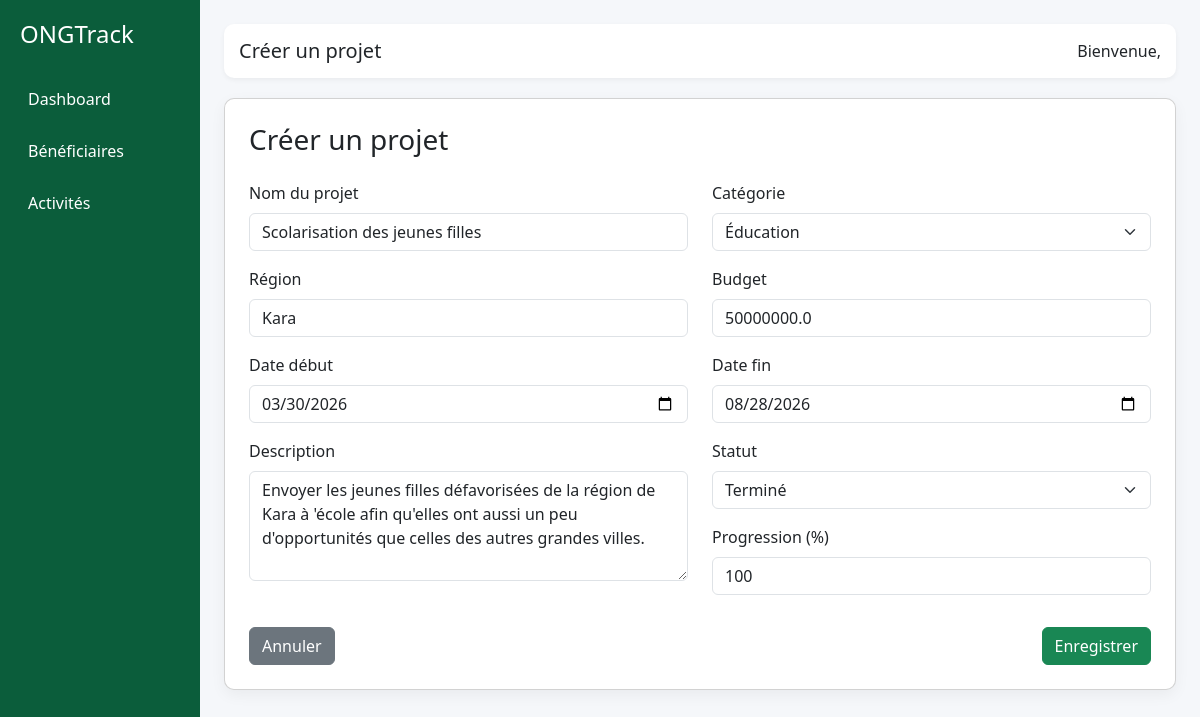
Screenshot of /projects/update/1/ with the database file from the repository.
### projects/models.py (models this page shows, shortened)
class Project(models.Model):
    STATUS_CHOICES = [
        ('actif', 'Actif'),
        ('en_cours', 'En cours'),
        ('termine', 'Terminé'),
    ]
    CATEGORY_CHOICES = [
        ('education', 'Éducation'),
        ('sante', 'Santé'),
        ('eau', 'Eau & Assainissement'),
        ('nutrition', 'Nutrition'),
    ]
    name = models.CharField(max_length=200)
    description = models.TextField(default="Description du projet")
    region = models.CharField(max_length=100, default="Lomé")
    category = models.CharField(max_length=50, choices=CATEGORY_CHOICES, default='education')
    start_date = models.DateField(default="2024-01-01")
    end_date = models.DateField(default="2024-12-31")
    budget = models.FloatField(default=0)
    progress = models.IntegerField(default=0)
    status = models.CharField(max_length=20, choices=STATUS_CHOICES, default='en_cours')
    assigned_agents = models.ManyToManyField(User, blank=True, related_name='assigned_projects')
    created_at = models.DateTimeField(auto_now_add=True)
    updated_at = models.DateTimeField(auto_now=True)

### projects/views.py (the view)
# urls.py: path('update/<int:id>/', update_project, name='update_project'),
def update_project(request, id):
    project = get_object_or_404(Project, id=id)
    if request.method == 'POST':
        form = ProjectForm(request.POST, instance=project)
        if form.is_valid():
            form.save()
            return redirect('project_list')
    else:
        form = ProjectForm(instance=project)
    return render(request, 'projects/project_form.html', {'form': form})

### projects/forms.py
class ProjectForm(forms.ModelForm):
    class Meta:
        model = Project
        fields = [
            'name',
            'description',
            'category',
            'region',
            'start_date',
            'end_date',
            'budget',
            'status',
            'progress'
        ]
        widgets = {
            'name': forms.TextInput(attrs={'class': 'form-control'}),
            'region': forms.TextInput(attrs={'class': 'form-control'}),
            'description': forms.Textarea(attrs={'class': 'form-control', 'rows': 4}),
            'category': forms.Select(attrs={'class': 'form-select'}),
            'status': forms.Select(attrs={'class': 'form-select'}),
            'start_date': forms.DateInput(attrs={'class': 'form-control', 'type': 'date'}),
            'end_date': forms.DateInput(attrs={'class': 'form-control', 'type': 'date'}),
            'budget': forms.NumberInput(attrs={'class': 'form-control'}),
            'progress': forms.NumberInput(attrs={'class': 'form-control'}),
        }

### templates/projects/project_form.html (shortened to what this page needs)
{% extends 'base.html' %}
{% block title %}Créer un projet{% endblock %}
{% block content %}
<div class="card p-4">
    <h3 class="mb-4">Créer un projet</h3>
    <form method="POST">
        <div class="row">
            <div class="col-md-6">
                <div class="mb-3">
                    <label class="form-label">Nom du projet</label>
                    {{ form.name }}
                </div>
                <div class="mb-3">
                    <label class="form-label">Région</label>
                    {{ form.region }}
                </div>
                <div class="mb-3">
                    <label class="form-label">Date début</label>
                    {{ form.start_date }}
                </div>
                <div class="mb-3">
                    <label class="form-label">Description</label>
                    {{ form.description }}
                </div>
            </div>
            <div class="col-md-6">
                <div class="mb-3">
                    <label class="form-label">Catégorie</label>
                    {{ form.category }}
                </div>
                <div class="mb-3">
                    <label class="form-label">Budget</label>
                    {{ form.budget }}
                </div>
                <div class="mb-3">
                    <label class="form-label">Date fin</label>
                    {{ form.end_date }}
                </div>
                <div class="mb-3">
                    <label class="form-label">Statut</label>
                    {{ form.status }}
                </div>
                <div class="mb-3">
                    <label class="form-label">Progression (%)</label>
                    {{ form.progress }}
                </div>
            </div>
        </div>
        <div class="mt-3 d-flex justify-content-between">
            <a href="{% url 'project_list' %}" class="btn btn-secondary">
                Annuler
            </a>
            <button type="submit" class="btn btn-success">
                Enregistrer
            </button>
        </div>
    </form>
</div>
{% endblock %}

### templates/base.html (style rules this page uses)
body { background-color: #f5f7fa; font-family: 'Segoe UI', sans-serif; }
.card { border-radius: 10px; box-shadow: 0px 5px 15px rgba(0,0,0,0.05); }

### rows the page displays
Project: name "Scolarisation des jeunes filles", region "Kara", start_date "03/30/2026", description "Envoyer les jeunes filles défavorisées de la région de Kara à 'école afin qu'elles ont aussi un peu d'opportunités que celles des autres grandes villes.", category "Éducation", budget "50000000.0", end_date "08/28/2026", status "Terminé", progress "100"
